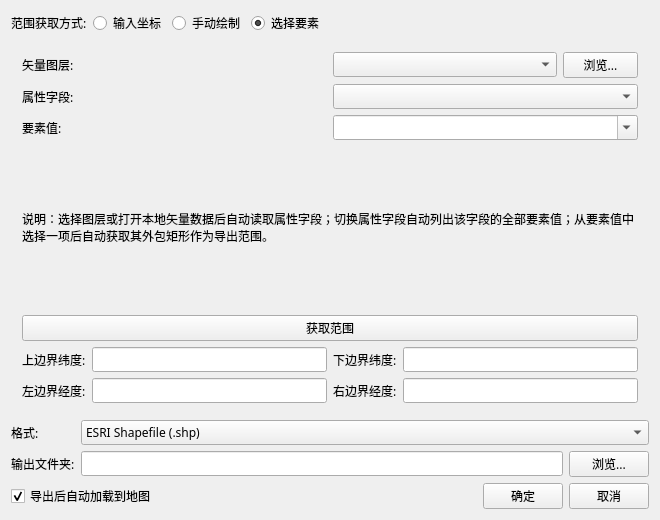
<?xml version="1.0" encoding="UTF-8"?>
<ui version="4.0">
 <class>SeRangeExportDialog</class>
 <widget class="QDialog" name="SeRangeExportDialog">
  <property name="geometry">
   <rect>
    <x>0</x>
    <y>0</y>
    <width>660</width>
    <height>520</height>
   </rect>
  </property>
  <property name="font">
   <font>
    <family>微软雅黑</family>
    <pointsize>9</pointsize>
   </font>
  </property>
  <property name="windowTitle">
   <string>按范围导出</string>
  </property>
  <layout class="QVBoxLayout" name="verticalLayout">
   <item>
    <layout class="QFormLayout" name="formLayout_mode">
     <item row="0" column="0">
      <widget class="QLabel" name="label_mode">
       <property name="text">
        <string>范围获取方式:</string>
       </property>
      </widget>
     </item>
     <item row="0" column="1">
      <layout class="QHBoxLayout" name="hLayout_modeButtons">
       <item>
        <widget class="QRadioButton" name="radioButton_inputCoord">
         <property name="text">
          <string>输入坐标</string>
         </property>
        </widget>
       </item>
       <item>
        <widget class="QRadioButton" name="radioButton_manualDraw">
         <property name="text">
          <string>手动绘制</string>
         </property>
        </widget>
       </item>
       <item>
        <widget class="QRadioButton" name="radioButton_selectFeature">
         <property name="text">
          <string>选择要素</string>
         </property>
         <property name="checked">
          <bool>true</bool>
         </property>
        </widget>
       </item>
       <item>
        <spacer name="horizontalSpacer_mode">
         <property name="orientation">
          <enum>Qt::Horizontal</enum>
         </property>
         <property name="sizeHint" stdset="0">
          <size>
           <width>40</width>
           <height>20</height>
          </size>
         </property>
        </spacer>
       </item>
      </layout>
     </item>
    </layout>
   </item>
   <item>
    <widget class="QStackedWidget" name="stackedWidget_pages">
     <property name="currentIndex">
      <number>2</number>
     </property>
     <widget class="QWidget" name="page_coord">
      <layout class="QFormLayout" name="formLayout_coord">
       <item row="0" column="0">
        <widget class="QLabel" name="label_minX">
         <property name="text">
          <string>最小 X:</string>
         </property>
        </widget>
       </item>
       <item row="0" column="1">
        <widget class="QDoubleSpinBox" name="doubleSpinBox_minX">
         <property name="decimals">
          <number>8</number>
         </property>
         <property name="minimum">
          <double>-1000000000.000000000000000</double>
         </property>
         <property name="maximum">
          <double>1000000000.000000000000000</double>
         </property>
         <property name="singleStep">
          <double>100.000000000000000</double>
         </property>
        </widget>
       </item>
       <item row="1" column="0">
        <widget class="QLabel" name="label_minY">
         <property name="text">
          <string>最小 Y:</string>
         </property>
        </widget>
       </item>
       <item row="1" column="1">
        <widget class="QDoubleSpinBox" name="doubleSpinBox_minY">
         <property name="decimals">
          <number>8</number>
         </property>
         <property name="minimum">
          <double>-1000000000.000000000000000</double>
         </property>
         <property name="maximum">
          <double>1000000000.000000000000000</double>
         </property>
         <property name="singleStep">
          <double>100.000000000000000</double>
         </property>
        </widget>
       </item>
       <item row="2" column="0">
        <widget class="QLabel" name="label_maxX">
         <property name="text">
          <string>最大 X:</string>
         </property>
        </widget>
       </item>
       <item row="2" column="1">
        <widget class="QDoubleSpinBox" name="doubleSpinBox_maxX">
         <property name="decimals">
          <number>8</number>
         </property>
         <property name="minimum">
          <double>-1000000000.000000000000000</double>
         </property>
         <property name="maximum">
          <double>1000000000.000000000000000</double>
         </property>
         <property name="singleStep">
          <double>100.000000000000000</double>
         </property>
        </widget>
       </item>
       <item row="3" column="0">
        <widget class="QLabel" name="label_maxY">
         <property name="text">
          <string>最大 Y:</string>
         </property>
        </widget>
       </item>
       <item row="3" column="1">
        <widget class="QDoubleSpinBox" name="doubleSpinBox_maxY">
         <property name="decimals">
          <number>8</number>
         </property>
         <property name="minimum">
          <double>-1000000000.000000000000000</double>
         </property>
         <property name="maximum">
          <double>1000000000.000000000000000</double>
         </property>
         <property name="singleStep">
          <double>100.000000000000000</double>
         </property>
        </widget>
       </item>
       <item row="4" column="0">
        <widget class="QLabel" name="label_coordHint">
         <property name="text">
          <string>说明:</string>
         </property>
        </widget>
       </item>
       <item row="4" column="1">
        <widget class="QLabel" name="label_coordHintValue">
         <property name="text">
          <string>请填写正确的坐标范围（外包矩形）。</string>
         </property>
        </widget>
       </item>
      </layout>
     </widget>
     <widget class="QWidget" name="page_draw">
      <layout class="QGridLayout" name="gridLayout_draw">
       <item row="0" column="0" colspan="2">
        <widget class="QLabel" name="label_drawHint">
         <property name="text">
          <string>点击&quot;开始绘制&quot;后将自动最小化本窗口，请在主界面地图窗口中按住鼠标左键拖出矩形区域作为导出范围（松开左键完成，按 Esc 取消）；绘制完成后将自动返回本页并显示范围边界。</string>
         </property>
         <property name="wordWrap">
          <bool>true</bool>
         </property>
        </widget>
       </item>
       <item row="1" column="0" colspan="2">
        <widget class="QPushButton" name="Button_StartDraw">
         <property name="text">
          <string>开始绘制</string>
         </property>
        </widget>
       </item>
       <item row="2" column="0">
        <layout class="QHBoxLayout" name="hLayout_drawLatMax">
         <item>
          <widget class="QLabel" name="label_drawLatMax">
           <property name="text">
            <string>上边界纬度:</string>
           </property>
          </widget>
         </item>
         <item>
          <widget class="QLineEdit" name="lineEdit_drawLatMax">
           <property name="readOnly">
            <bool>true</bool>
           </property>
          </widget>
         </item>
        </layout>
       </item>
       <item row="2" column="1">
        <layout class="QHBoxLayout" name="hLayout_drawLatMin">
         <item>
          <widget class="QLabel" name="label_drawLatMin">
           <property name="text">
            <string>下边界纬度:</string>
           </property>
          </widget>
         </item>
         <item>
          <widget class="QLineEdit" name="lineEdit_drawLatMin">
           <property name="readOnly">
            <bool>true</bool>
           </property>
          </widget>
         </item>
        </layout>
       </item>
       <item row="3" column="0">
        <layout class="QHBoxLayout" name="hLayout_drawLonMin">
         <item>
          <widget class="QLabel" name="label_drawLonMin">
           <property name="text">
            <string>左边界经度:</string>
           </property>
          </widget>
         </item>
         <item>
          <widget class="QLineEdit" name="lineEdit_drawLonMin">
           <property name="readOnly">
            <bool>true</bool>
           </property>
          </widget>
         </item>
        </layout>
       </item>
       <item row="3" column="1">
        <layout class="QHBoxLayout" name="hLayout_drawLonMax">
         <item>
          <widget class="QLabel" name="label_drawLonMax">
           <property name="text">
            <string>右边界经度:</string>
           </property>
          </widget>
         </item>
         <item>
          <widget class="QLineEdit" name="lineEdit_drawLonMax">
           <property name="readOnly">
            <bool>true</bool>
           </property>
          </widget>
         </item>
        </layout>
       </item>
      </layout>
     </widget>
     <widget class="QWidget" name="page_feature">
      <layout class="QGridLayout" name="gridLayout_feature">
       <item row="0" column="0">
        <widget class="QLabel" name="label_layer">
         <property name="text">
          <string>矢量图层:</string>
         </property>
        </widget>
       </item>
       <item row="0" column="1">
        <layout class="QHBoxLayout" name="hLayout_layerButtons">
         <item>
          <widget class="QComboBox" name="comboBox_layer"/>
         </item>
         <item>
          <widget class="QPushButton" name="Button_OpenLayer">
           <property name="maximumSize">
            <size>
             <width>75</width>
             <height>16777215</height>
            </size>
           </property>
           <property name="toolTip">
            <string>打开本地矢量数据（shp / geojson / kml / gpkg 等）</string>
           </property>
           <property name="text">
            <string>浏览...</string>
           </property>
          </widget>
         </item>
        </layout>
       </item>
       <item row="1" column="0">
        <widget class="QLabel" name="label_field">
         <property name="text">
          <string>属性字段:</string>
         </property>
        </widget>
       </item>
       <item row="1" column="1">
        <widget class="QComboBox" name="comboBox_field"/>
       </item>
       <item row="2" column="0">
        <widget class="QLabel" name="label_value">
         <property name="text">
          <string>要素值:</string>
         </property>
        </widget>
       </item>
       <item row="2" column="1">
        <widget class="QComboBox" name="comboBox_value">
         <property name="editable">
          <bool>true</bool>
         </property>
        </widget>
       </item>
       <item row="3" column="0" colspan="2">
        <widget class="QLabel" name="label_featureHint">
         <property name="text">
          <string>说明：选择图层或打开本地矢量数据后自动读取属性字段；切换属性字段自动列出该字段的全部要素值；从要素值中选择一项后自动获取其外包矩形作为导出范围。</string>
         </property>
         <property name="wordWrap">
          <bool>true</bool>
         </property>
        </widget>
       </item>
       <item row="4" column="0" colspan="2">
        <widget class="QPushButton" name="Button_GetExtent">
         <property name="text">
          <string>获取范围</string>
         </property>
        </widget>
       </item>
       <item row="5" column="0" colspan="2">
        <layout class="QGridLayout" name="gridLayout_featRange">
         <item row="0" column="0">
          <layout class="QHBoxLayout" name="hLayout_featLatMax">
           <item>
            <widget class="QLabel" name="label_featLatMax">
             <property name="text">
              <string>上边界纬度:</string>
             </property>
            </widget>
           </item>
           <item>
            <widget class="QLineEdit" name="lineEdit_featLatMax">
             <property name="readOnly">
              <bool>true</bool>
             </property>
            </widget>
           </item>
          </layout>
         </item>
         <item row="0" column="1">
          <layout class="QHBoxLayout" name="hLayout_featLatMin">
           <item>
            <widget class="QLabel" name="label_featLatMin">
             <property name="text">
              <string>下边界纬度:</string>
             </property>
            </widget>
           </item>
           <item>
            <widget class="QLineEdit" name="lineEdit_featLatMin">
             <property name="readOnly">
              <bool>true</bool>
             </property>
            </widget>
           </item>
          </layout>
         </item>
         <item row="1" column="0">
          <layout class="QHBoxLayout" name="hLayout_featLonMin">
           <item>
            <widget class="QLabel" name="label_featLonMin">
             <property name="text">
              <string>左边界经度:</string>
             </property>
            </widget>
           </item>
           <item>
            <widget class="QLineEdit" name="lineEdit_featLonMin">
             <property name="readOnly">
              <bool>true</bool>
             </property>
            </widget>
           </item>
          </layout>
         </item>
         <item row="1" column="1">
          <layout class="QHBoxLayout" name="hLayout_featLonMax">
           <item>
            <widget class="QLabel" name="label_featLonMax">
             <property name="text">
              <string>右边界经度:</string>
             </property>
            </widget>
           </item>
           <item>
            <widget class="QLineEdit" name="lineEdit_featLonMax">
             <property name="readOnly">
              <bool>true</bool>
             </property>
            </widget>
           </item>
          </layout>
         </item>
        </layout>
       </item>
      </layout>
     </widget>
    </widget>
   </item>
   <item>
    <layout class="QFormLayout" name="formLayout_output">
     <item row="0" column="0">
      <widget class="QLabel" name="label_format">
       <property name="text">
        <string>格式:</string>
       </property>
      </widget>
     </item>
     <item row="0" column="1">
      <widget class="QComboBox" name="comboBox_format">
       <property name="toolTip">
        <string>ESRI Shapefile：输出到文件夹，每个成果导出为独立 shp；GeoPackage / GDB：所有矢量成果写入同一个文件（每个成果一个图层）</string>
       </property>
       <item>
        <property name="text">
         <string>ESRI Shapefile (.shp)</string>
        </property>
       </item>
       <item>
        <property name="text">
         <string>GeoPackage (.gpkg)</string>
        </property>
       </item>
       <item>
        <property name="text">
         <string>GDB (.gdb)</string>
        </property>
       </item>
      </widget>
     </item>
     <item row="1" column="0">
      <widget class="QLabel" name="label_output">
       <property name="text">
        <string>输出文件夹:</string>
       </property>
      </widget>
     </item>
     <item row="1" column="1">
      <layout class="QHBoxLayout" name="hLayout_output">
       <item>
        <widget class="QLineEdit" name="lineEdit_output"/>
       </item>
       <item>
        <widget class="QPushButton" name="Button_BrowseOutput">
         <property name="text">
          <string>浏览...</string>
         </property>
        </widget>
       </item>
      </layout>
     </item>
    </layout>
   </item>
   <item>
    <layout class="QHBoxLayout" name="hLayout_buttons">
     <item>
      <widget class="QCheckBox" name="checkBox_autoLoad">
       <property name="text">
        <string>导出后自动加载到地图</string>
       </property>
       <property name="checked">
        <bool>true</bool>
       </property>
      </widget>
     </item>
     <item>
      <spacer name="horizontalSpacer_buttons">
       <property name="orientation">
        <enum>Qt::Horizontal</enum>
       </property>
       <property name="sizeHint" stdset="0">
        <size>
         <width>40</width>
         <height>20</height>
        </size>
       </property>
      </spacer>
     </item>
     <item>
      <widget class="QPushButton" name="Button_OK">
       <property name="text">
        <string>确定</string>
       </property>
      </widget>
     </item>
     <item>
      <widget class="QPushButton" name="Button_Cancel">
       <property name="text">
        <string>取消</string>
       </property>
      </widget>
     </item>
    </layout>
   </item>
  </layout>
 </widget>
 <layoutdefault spacing="6" margin="11"/>
 <resources/>
 <connections/>
</ui>
